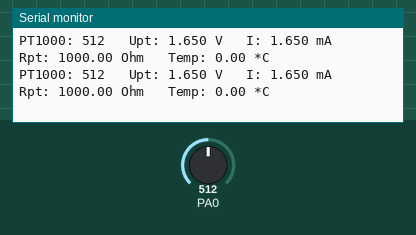
This sketch was run on a simulated STM32 Blue Pill. On the bench: the last lines printed to the serial monitor. The inputs (shaded band) are chosen by the test bench; at power-on: PA0 = 512.

Above: at 1.8 s.
1.9 s: PA0 set to 716
At 2.8 s:
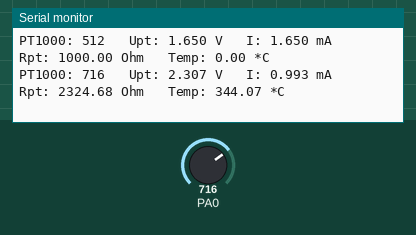
3.4 s: PA0 set to 900
At 4.4 s:
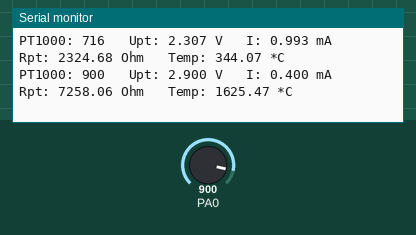
Timing chart, 0 to 6.4 s (numbered marks = the images above; inputs shaded):
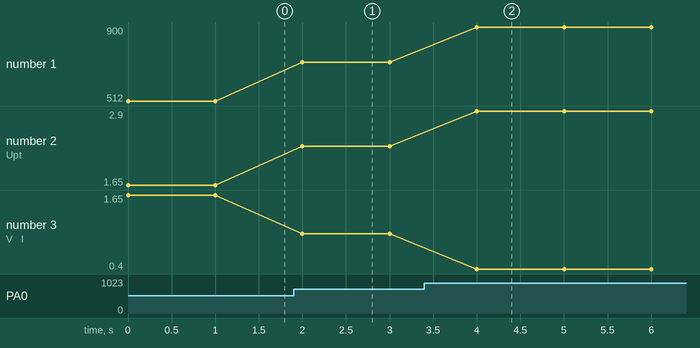

Measured:
- after the input at 1.9 s, the serial monitor: prints a new line after 0.10 s (image 1)
- after the input at 3.4 s, the serial monitor: prints a new line after 0.60 s (image 2)
- plotted number 1: 512 → 716 after the input at 1.9 s, 716 → 900 after the input at 3.4 s
- plotted number 2: 1.65 → 2.31 after the input at 1.9 s, 2.31 → 2.9 after the input at 3.4 s
- plotted number 3: 1.65 → 0.99 after the input at 1.9 s, 0.99 → 0.4 after the input at 3.4 s

The sketch:

pt1000.ino
```cpp
/*
  PT1000 an PA0
*/

void setup()
{
  Serial.begin (115200);
}

void loop()
{
  uint16_t pt1000 = analogRead (PA0);     // Analogwert PT1000
  double Upt = 3.3/1024.0 * pt1000;       // Spannung PT
  double Ir1 = (3.3 - Upt) / 1000.0;        // Strom anhand R1
  double Rpt = Upt / Ir1;                   // R PT
  double Temp = (Rpt - 1000) / 3.85;              // mittlere Temperaturbeiwert über die Spanne 0 … 100 °C

  Serial.print ("PT1000: ");
  Serial.print (pt1000);
  Serial.print ("\t Upt: ");
  Serial.print (Upt, 3);
  Serial.print (" V\t I: ");
  Serial.print (Ir1 * 1000.0, 3);
  Serial.print (" mA\t Rpt: ");
  Serial.print (Rpt);
  Serial.print (" Ohm\t Temp: ");
  Serial.print (Temp);
  Serial.print (" *C");

  Serial.println();
  delay(1000);
}
```
